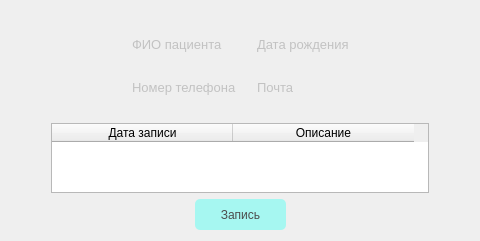
            <widget class="QWidget" name="page_6">
             <layout class="QGridLayout" name="gridLayout_9">
              <item row="0" column="0">
               <layout class="QVBoxLayout" name="verticalLayout_13">
                <item>
                 <layout class="QHBoxLayout" name="horizontalLayout_24">
                  <item>
                   <widget class="QPushButton" name="btn_23">
                    <property name="styleSheet">
                     <string notr="true">QPushButton{
	border: none;
	color: white;
	
}</string>
                    </property>
                    <property name="text">
                     <string/>
                    </property>
                    <property name="icon">
                     <iconset>
                      <normaloff>../images/Icons8-Ios7-Arrows-Back.ico</normaloff>../images/Icons8-Ios7-Arrows-Back.ico</iconset>
                    </property>
                   </widget>
                  </item>
                  <item>
                   <spacer name="horizontalSpacer_39">
                    <property name="orientation">
                     <enum>Qt::Horizontal</enum>
                    </property>
                    <property name="sizeHint" stdset="0">
                     <size>
                      <width>40</width>
                      <height>20</height>
                     </size>
                    </property>
                   </spacer>
                  </item>
                 </layout>
                </item>
                <item>
                 <layout class="QHBoxLayout" name="horizontalLayout_25">
                  <item>
                   <spacer name="horizontalSpacer_40">
                    <property name="orientation">
                     <enum>Qt::Horizontal</enum>
                    </property>
                    <property name="sizeHint" stdset="0">
                     <size>
                      <width>40</width>
                      <height>20</height>
                     </size>
                    </property>
                   </spacer>
                  </item>
                  <item>
                   <layout class="QGridLayout" name="gridLayout_8">
                    <property name="horizontalSpacing">
                     <number>20</number>
                    </property>
                    <property name="verticalSpacing">
                     <number>6</number>
                    </property>
                    <item row="0" column="0">
                     <layout class="QVBoxLayout" name="verticalLayout_9">
                      <item>
                       <widget class="QLabel" name="label">
                        <property name="font">
                         <font>
                          <pointsize>10</pointsize>
                         </font>
                        </property>
                        <property name="styleSheet">
                         <string notr="true">QLabel{
	color: rgb(194, 194, 194)
	
}</string>
                        </property>
                        <property name="text">
                         <string>ФИО пациента</string>
                        </property>
                       </widget>
                      </item>
                      <item>
                       <widget class="QLabel" name="label_3">
                        <property name="font">
                         <font>
                          <pointsize>14</pointsize>
                         </font>
                        </property>
                        <property name="text">
                         <string/>
                        </property>
                       </widget>
                      </item>
                     </layout>
                    </item>
                    <item row="0" column="1">
                     <layout class="QVBoxLayout" name="verticalLayout_10">
                      <item>
                       <widget class="QLabel" name="label_9">
                        <property name="font">
                         <font>
                          <pointsize>10</pointsize>
                         </font>
                        </property>
                        <property name="styleSheet">
                         <string notr="true">QLabel{
	color: rgb(194, 194, 194)
	
}</string>
                        </property>
                        <property name="text">
                         <string>Дата рождения</string>
                        </property>
                       </widget>
                      </item>
                      <item>
                       <widget class="QLabel" name="label_8">
                        <property name="font">
                         <font>
                          <pointsize>14</pointsize>
                         </font>
                        </property>
                        <property name="text">
                         <string/>
                        </property>
                       </widget>
                      </item>
                     </layout>
                    </item>
                    <item row="1" column="0">
                     <layout class="QVBoxLayout" name="verticalLayout_12">
                      <item>
                       <widget class="QLabel" name="label_10">
                        <property name="font">
                         <font>
                          <pointsize>10</pointsize>
                         </font>
                        </property>
                        <property name="styleSheet">
                         <string notr="true">QLabel{
	color: rgb(194, 194, 194)
	
}</string>
                        </property>
                        <property name="text">
                         <string>Номер телефона</string>
                        </property>
                       </widget>
                      </item>
                      <item>
                       <widget class="QLabel" name="label_11">
                        <property name="font">
                         <font>
                          <pointsize>14</pointsize>
                         </font>
                        </property>
                        <property name="text">
                         <string/>
                        </property>
                       </widget>
                      </item>
                     </layout>
                    </item>
                    <item row="1" column="1">
                     <layout class="QVBoxLayout" name="verticalLayout_11">
                      <item>
                       <widget class="QLabel" name="label_7">
                        <property name="font">
                         <font>
                          <pointsize>10</pointsize>
                         </font>
                        </property>
                        <property name="styleSheet">
                         <string notr="true">QLabel{
	color: rgb(194, 194, 194)
	
}</string>
                        </property>
                        <property name="text">
                         <string>Почта</string>
                        </property>
                       </widget>
                      </item>
                      <item>
                       <widget class="QLabel" name="label_6">
                        <property name="font">
                         <font>
                          <pointsize>14</pointsize>
                         </font>
                        </property>
                        <property name="text">
                         <string/>
                        </property>
                       </widget>
                      </item>
                     </layout>
                    </item>
                   </layout>
                  </item>
                  <item>
                   <spacer name="horizontalSpacer_41">
                    <property name="orientation">
                     <enum>Qt::Horizontal</enum>
                    </property>
                    <property name="sizeHint" stdset="0">
                     <size>
                      <width>40</width>
                      <height>20</height>
                     </size>
                    </property>
                   </spacer>
                  </item>
                 </layout>
                </item>
                <item>
                 <layout class="QHBoxLayout" name="horizontalLayout_22">
                  <item>
                   <spacer name="horizontalSpacer_32">
                    <property name="orientation">
                     <enum>Qt::Horizontal</enum>
                    </property>
                    <property name="sizeHint" stdset="0">
                     <size>
                      <width>40</width>
                      <height>20</height>
                     </size>
                    </property>
                   </spacer>
                  </item>
                  <item>
                   <widget class="QTableWidget" name="table_5">
                    <property name="sizePolicy">
                     <sizepolicy hsizetype="Expanding" vsizetype="Expanding">
                      <horstretch>0</horstretch>
                      <verstretch>0</verstretch>
                     </sizepolicy>
                    </property>
                    <property name="minimumSize">
                     <size>
                      <width>0</width>
                      <height>0</height>
                     </size>
                    </property>
                    <property name="maximumSize">
                     <size>
                      <width>380</width>
                      <height>16777215</height>
                     </size>
                    </property>
                    <property name="frameShape">
                     <enum>QFrame::StyledPanel</enum>
                    </property>
                    <property name="frameShadow">
                     <enum>QFrame::Sunken</enum>
                    </property>
                    <property name="lineWidth">
                     <number>1</number>
                    </property>
                    <property name="horizontalScrollBarPolicy">
                     <enum>Qt::ScrollBarAsNeeded</enum>
                    </property>
                    <property name="sizeAdjustPolicy">
                     <enum>QAbstractScrollArea::AdjustToContents</enum>
                    </property>
                    <property name="autoScroll">
                     <bool>true</bool>
                    </property>
                    <property name="autoScrollMargin">
                     <number>18</number>
                    </property>
                    <property name="tabKeyNavigation">
                     <bool>true</bool>
                    </property>
                    <attribute name="horizontalHeaderDefaultSectionSize">
                     <number>181</number>
                    </attribute>
                    <attribute name="horizontalHeaderMinimumSectionSize">
                     <number>17</number>
                    </attribute>
                    <attribute name="verticalHeaderDefaultSectionSize">
                     <number>30</number>
                    </attribute>
                    <attribute name="verticalHeaderHighlightSections">
                     <bool>true</bool>
                    </attribute>
                    <attribute name="verticalHeaderMinimumSectionSize">
                     <number>15</number>
                    </attribute>
                    <attribute name="verticalHeaderShowSortIndicator" stdset="0">
                     <bool>false</bool>
                    </attribute>
                    <column>
                     <property name="text">
                      <string>Дата записи</string>
                     </property>
                    </column>
                    <column>
                     <property name="text">
                      <string>Описание</string>
                     </property>
                    </column>
                   </widget>
                  </item>
                  <item>
                   <spacer name="horizontalSpacer_33">
                    <property name="orientation">
                     <enum>Qt::Horizontal</enum>
                    </property>
                    <property name="sizeHint" stdset="0">
                     <size>
                      <width>40</width>
                      <height>20</height>
                     </size>
                    </property>
                   </spacer>
                  </item>
                 </layout>
                </item>
                <item>
                 <layout class="QHBoxLayout" name="horizontalLayout_23">
                  <item>
                   <spacer name="horizontalSpacer_31">
                    <property name="orientation">
                     <enum>Qt::Horizontal</enum>
                    </property>
                    <property name="sizeHint" stdset="0">
                     <size>
                      <width>40</width>
                      <height>20</height>
                     </size>
                    </property>
                   </spacer>
                  </item>
                  <item>
                   <widget class="QPushButton" name="btn_16">
                    <property name="sizePolicy">
                     <sizepolicy hsizetype="Fixed" vsizetype="Fixed">
                      <horstretch>0</horstretch>
                      <verstretch>0</verstretch>
                     </sizepolicy>
                    </property>
                    <property name="minimumSize">
                     <size>
                      <width>91</width>
                      <height>31</height>
                     </size>
                    </property>
                    <property name="styleSheet">
                     <string notr="true">QPushButton{
	border-radius: 5px;
	background-color: #a6f7f1;
   	transition: 2s linear; 
	color: #4c4d4d;
}

QPushButton:hover{
	background-color: #89f0ea;
}

</string>
                    </property>
                    <property name="text">
                     <string>Запись</string>
                    </property>
                    <property name="icon">
                     <iconset>
                      <normaloff>../images/plus_icon-icons.com_61187.png</normaloff>../images/plus_icon-icons.com_61187.png</iconset>
                    </property>
                   </widget>
                  </item>
                  <item>
                   <spacer name="horizontalSpacer_34">
                    <property name="orientation">
                     <enum>Qt::Horizontal</enum>
                    </property>
                    <property name="sizeHint" stdset="0">
                     <size>
                      <width>40</width>
                      <height>20</height>
                     </size>
                    </property>
                   </spacer>
                  </item>
                 </layout>
                </item>
               </layout>
              </item>
             </layout>
            </widget>
